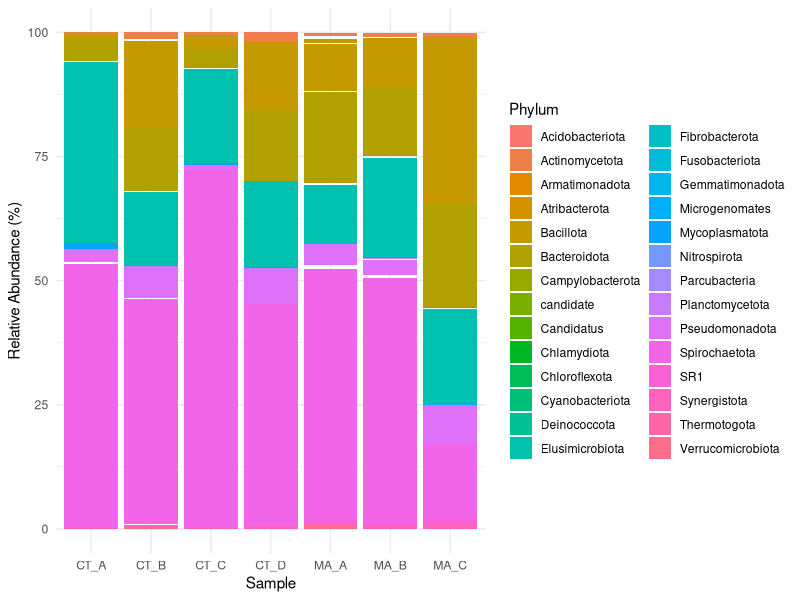

Here is the R script that generated this plot:
# Mount libraries
library(here)
library(tidyverse)

# Load data (if reproducing results you might need to adjust filepaths)
classific <- as_tibble(
  read.csv(here("amplicon", "7_classify", "all_trim.fixedRank.csv"))
)
otus <- as_tibble(
  read.csv(here("amplicon", "6_clustering", "otus.tsv"), sep = "\t")
)

# Create joined dataframe
data <- classific %>%
  left_join(otus, by = c("OTU" = "X.OTU.ID")) %>%
  pivot_longer(
    cols = -c(OTU, Phylum), names_to = "Sample", values_to = "Abundance"
) %>%
  select(-OTU) %>%
  # Calculate abundance in %
  group_by(Sample) %>%
  mutate(Percentage = Abundance / sum(Abundance) * 100) %>%
  ungroup()

# Plot
ggplot(data, aes(x = Sample, y = Percentage, fill = Phylum)) +
  geom_col() +
  labs(x = "Sample", y = "Relative Abundance (%)") +
  theme_minimal()
